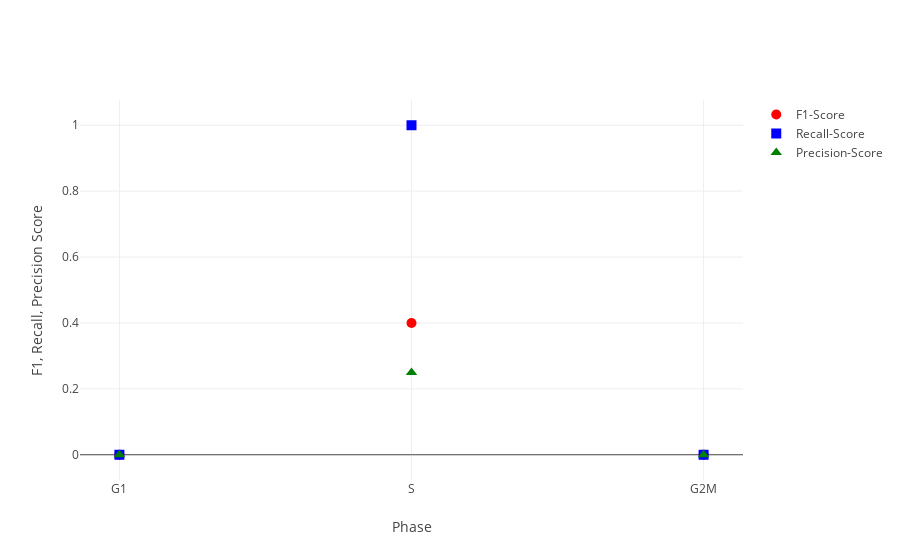

The notebook cell saved with this chart:
### Code cell
GSE53481_labels = ['G1', 'G1','S','G2M','G1', 'G1','S','G2M','G1', 'G1','S','G2M']
GSE53481_evaluation = helper.evaluate_prediction(GSE53481_prediction_table, GSE53481_labels)
iplot(helper.plot_evaluation(*GSE53481_evaluation, xaxis=["G1","S","G2M"], xaxislbl="Phase"))

### Figure 1 — Plotly figure (JSON) as saved in the notebook; plotly's stock layout.template omitted (floating-point values rounded to 4 significant figures)
{"data": [{"marker": {"color": "red", "size": 10, "symbol": "circle"}, "mode": "markers", "name": "F1-Score", "type": "scatter", "x": ["G1", "S", "G2M"], "y": [0, 0.4, 0]}, {"marker": {"color": "blue", "size": 10, "symbol": "square"}, "mode": "markers", "name": "Recall-Score", "type": "scatter", "x": ["G1", "S", "G2M"], "y": [0, 1, 0]}, {"marker": {"color": "green", "size": 10, "symbol": "triangle-up"}, "mode": "markers", "name": "Precision-Score", "type": "scatter", "x": ["G1", "S", "G2M"], "y": [0, 0.25, 0]}], "layout": {"title": "", "xaxis": {"title": "Phase"}, "yaxis": {"title": "F1, Recall, Precision Score"}}}
